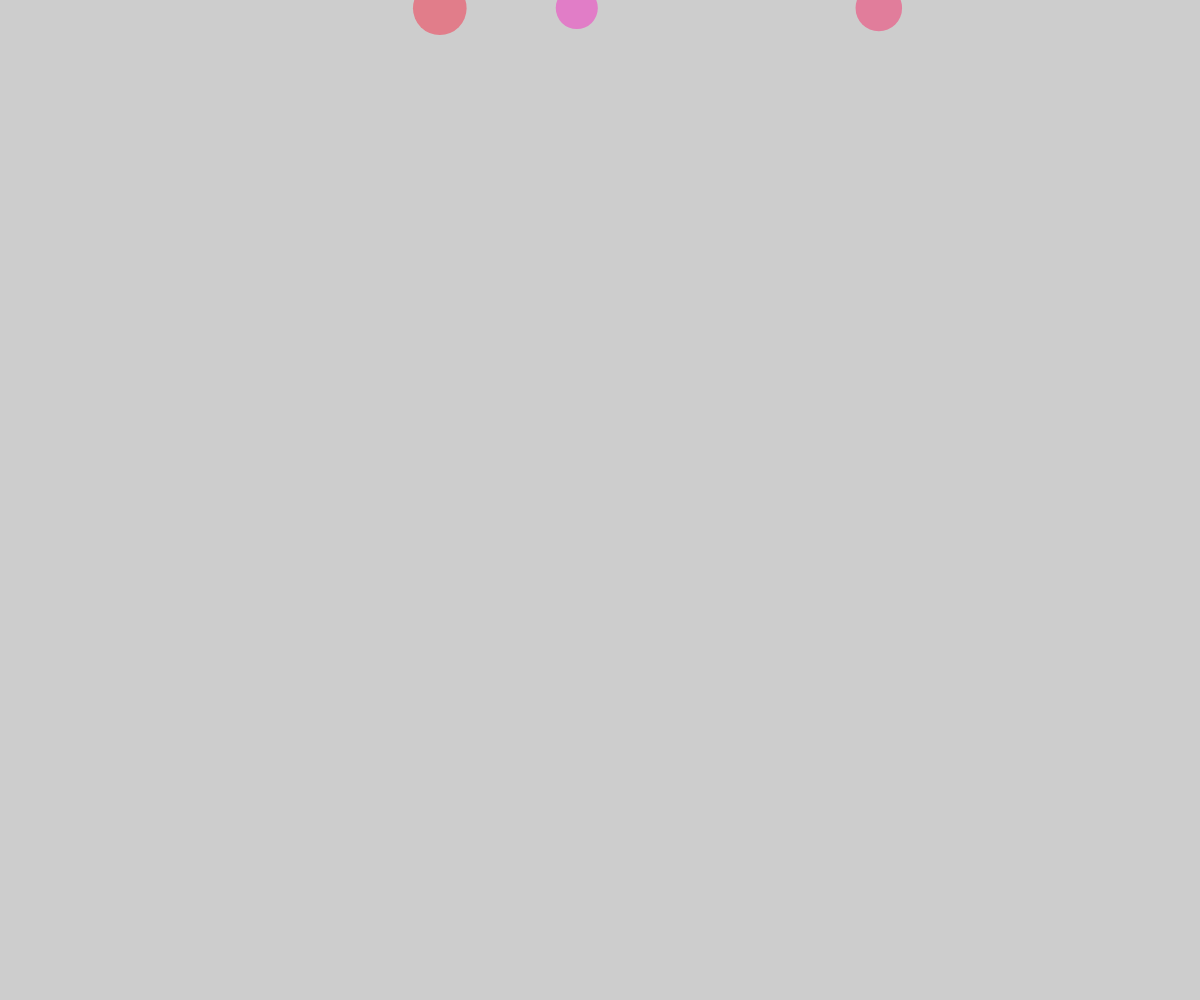
Frame 1 (no input)
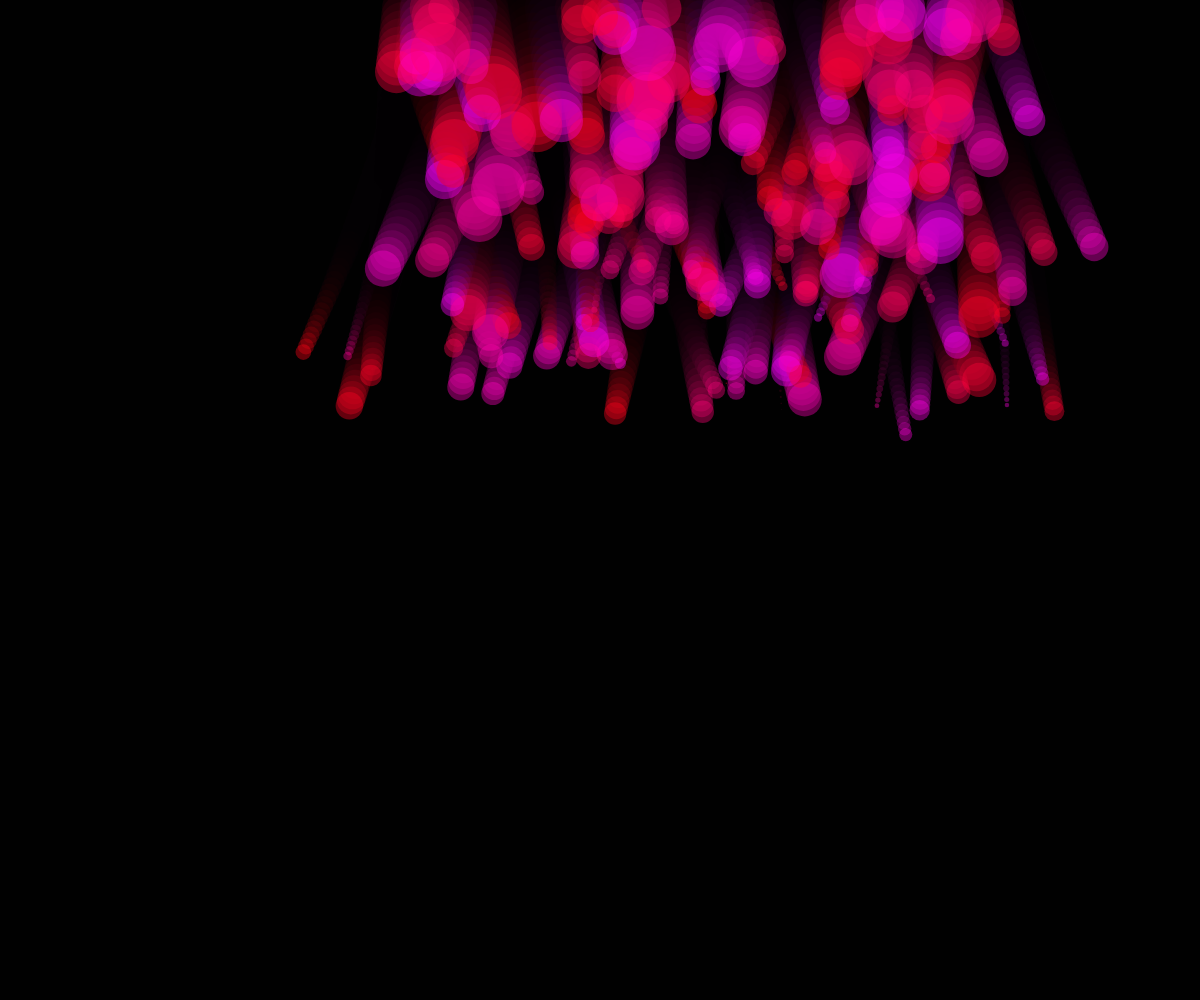
Frame 60 (no input)
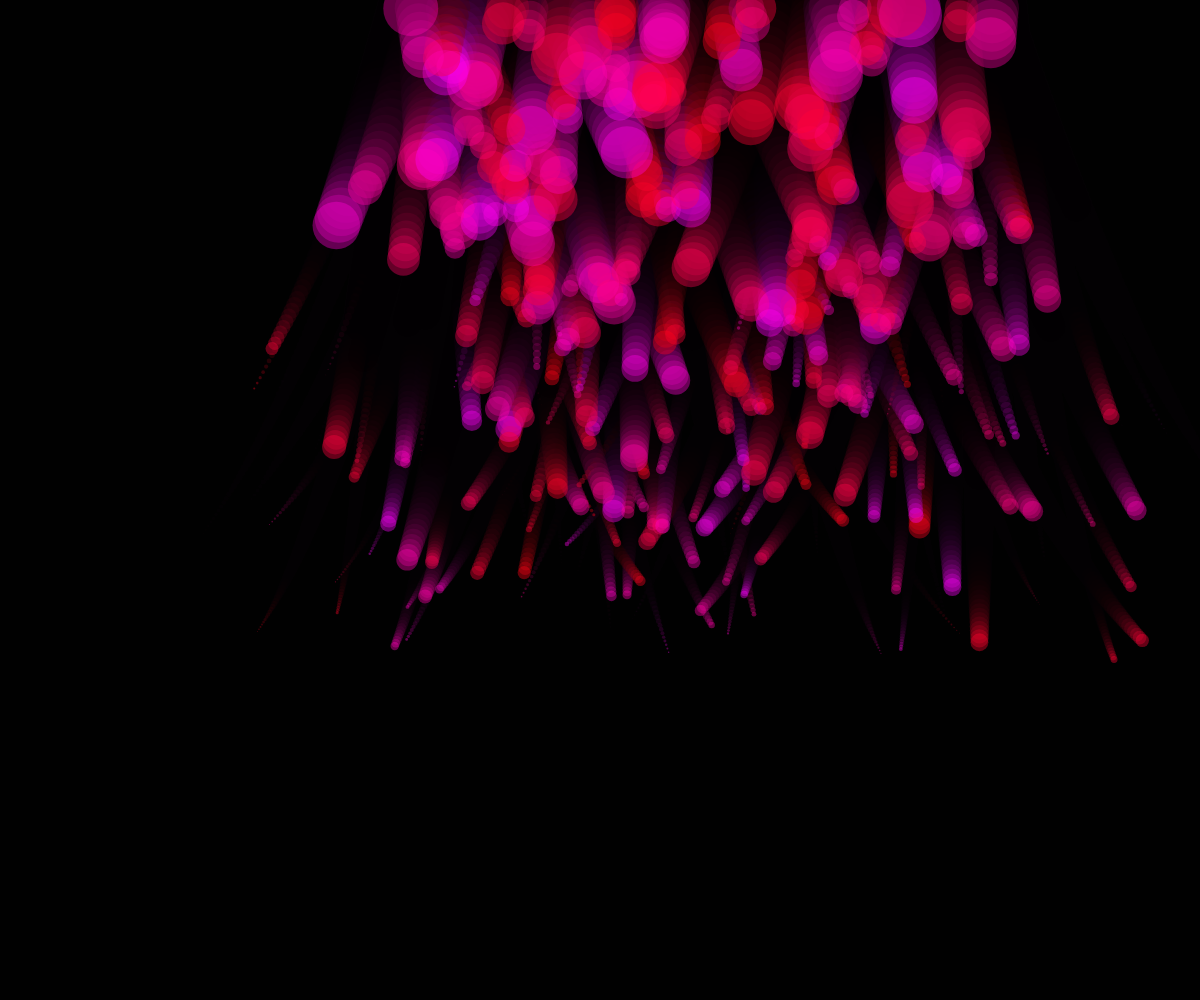
Frame 120 (the mouse pressed at the canvas centre since frame 60)

The p5.js sketch that drew these frames (run headless with seeded random() and noise() and a simulated clock; from frame 60 on, the mouse is pressed at the canvas centre):

// p5.js sketch
// ── sketch.js
let sistema = [];

function setup() {
	createCanvas(windowWidth, windowHeight);
	angleMode(DEGREES);
}

function draw() {
	background(0, 50);

	let p1 = new Particula();
	sistema.push(p1);
	let p2 = new Particula();
	sistema.push(p2);
	let p3 = new Particula();
	sistema.push(p3);

	for (let i = 0; i < sistema.length; i++) {
		if (sistema[i].estaMuerta) {
			sistema.splice(i, 1);
		}
	}

	for (let i = 0; i < sistema.length; i++) {
		sistema[i].actualizar();
		sistema[i].mostrar();
	}

	print(sistema.length);
}
// ── Particula.js
class Particula {
	constructor() {
		this.boli = (1) < 1 ? true : false;

		if (this.boli) {
			this.color = color(25, 2, random(100, 255), 100);
			this.vel = createVector(0, random(1, 1));
			this.vel.rotate(random(360));
		}
		
		else {
			this.color = color(255, 0, random(20, 255), 100);
			this.vel = createVector(0, random(9, 8));
			this.vel.rotate(random(-20, 20));
		}

		this.tamanoInicial = random(30, 65);
		this.tamano = this.tamanoInicial;
		this.estaMuerta = false;
		this.tiempoDeVidaInicial = Math.ceil(random(50, 150));
		this.tiempoDeVida = this.tiempoDeVidaInicial;

		this.pos = createVector(random(windowWidth/3, windowHeight));

		this.g = createVector(0, -0.05);
	}
	// Método ==> method update
	actualizar() {
		this.vel.add(this.g);
		this.pos.add(this.vel);

		this.tamano = map(
			this.tiempoDeVida,
			0,
			this.tiempoDeVidaInicial,
			0,
			this.tamanoInicial
		);

		this.tiempoDeVida -= 1;

		if (this.tiempoDeVida <= 0) {
			this.estaMuerta = true;
			print('ups, me morí!');
			noFill();
			stroke(this.color);
			strokeWeight();
			circle(this.pos.x, this.pos.y, this.tamanoInicial);
		}
	}
	// Método ==> method display
	mostrar() {
		noStroke();
		fill(this.color);
		circle(this.pos.x, this.pos.y, this.tamano);
	}
}
